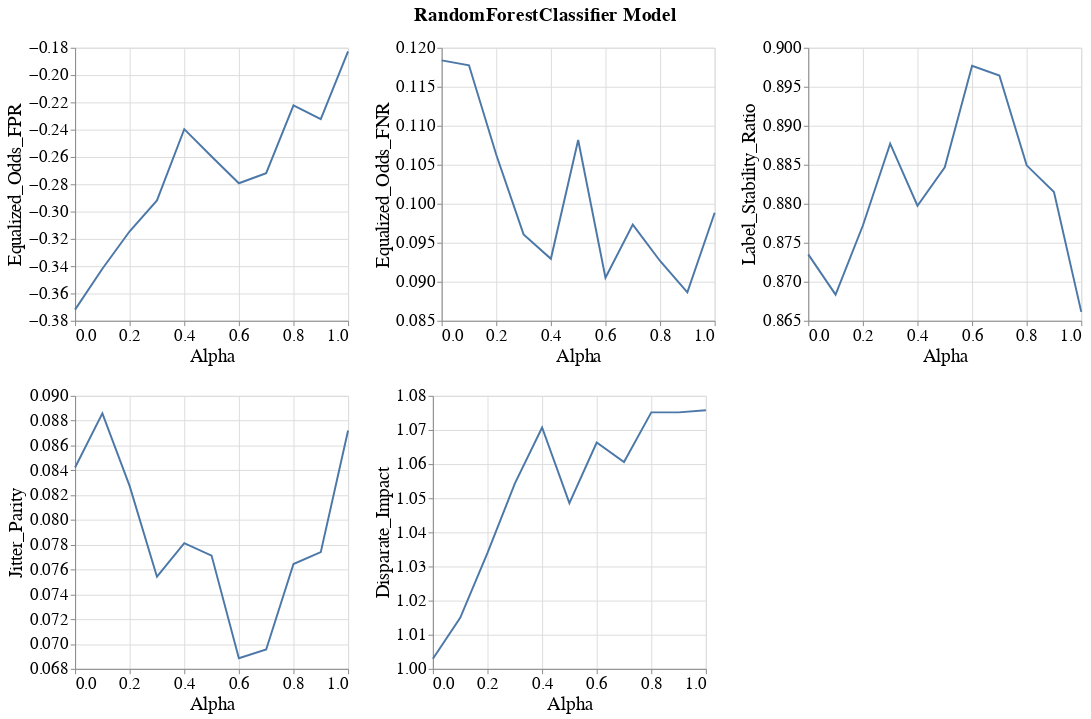

Here is the notebook cell this chart was saved with:
### Markdown cell above
### Line band plots for group metrics

### Code cell
visualizer.create_group_metrics_line_band_plot(group='race',
                                               model_name=MODEL_NAMES[0],
                                               group_metrics=['Equalized_Odds_FPR', 'Equalized_Odds_FNR', 'Label_Stability_Ratio',
                                                              'Jitter_Parity', 'Disparate_Impact'])

### Figure 1 — Vega-Lite specification as saved in the notebook (floating-point values rounded to 4 significant figures)
{"config": {"view": {"continuousWidth": 400, "continuousHeight": 300}, "axis": {"labelFontSize": 17, "labelFontWeight": "normal", "titleFontSize": 19, "titleFontWeight": "normal"}, "legend": {"labelFontSize": 17, "symbolStrokeWidth": 10, "titleFontSize": 19}, "title": {"fontSize": 17}}, "vconcat": [{"hconcat": [{"layer": [{"mark": {"type": "errorband", "extent": "ci"}, "encoding": {"x": {"field": "Intervention_Param", "title": "Alpha", "type": "quantitative"}, "y": {"field": "Metric_Value", "scale": {"zero": false}, "title": "Equalized_Odds_FPR", "type": "quantitative"}}}, {"mark": "line", "encoding": {"x": {"field": "Intervention_Param", "title": "Alpha", "type": "quantitative"}, "y": {"aggregate": "mean", "field": "Metric_Value", "scale": {"zero": false}, "title": "Equalized_Odds_FPR", "type": "quantitative"}}}], "height": 280, "width": 280}, {"layer": [{"mark": {"type": "errorband", "extent": "ci"}, "encoding": {"x": {"field": "Intervention_Param", "title": "Alpha", "type": "quantitative"}, "y": {"field": "Metric_Value", "scale": {"zero": false}, "title": "Equalized_Odds_FNR", "type": "quantitative"}}}, {"mark": "line", "encoding": {"x": {"field": "Intervention_Param", "title": "Alpha", "type": "quantitative"}, "y": {"aggregate": "mean", "field": "Metric_Value", "scale": {"zero": false}, "title": "Equalized_Odds_FNR", "type": "quantitative"}}}], "data": {"name": "data-961474a4ee6b6e6e101d93bd940ed469"}, "height": 280, "width": 280}, {"layer": [{"mark": {"type": "errorband", "extent": "ci"}, "encoding": {"x": {"field": "Intervention_Param", "title": "Alpha", "type": "quantitative"}, "y": {"field": "Metric_Value", "scale": {"zero": false}, "title": "Label_Stability_Ratio", "type": "quantitative"}}}, {"mark": "line", "encoding": {"x": {"field": "Intervention_Param", "title": "Alpha", "type": "quantitative"}, "y": {"aggregate": "mean", "field": "Metric_Value", "scale": {"zero": false}, "title": "Label_Stability_Ratio", "type": "quantitative"}}}], "data": {"name": "data-d7785d93d75ac89b774b2b6f7586d4ba"}, "height": 280, "width": 280}]}, {"hconcat": [{"layer": [{"mark": {"type": "errorband", "extent": "ci"}, "encoding": {"x": {"field": "Intervention_Param", "title": "Alpha", "type": "quantitative"}, "y": {"field": "Metric_Value", "scale": {"zero": false}, "title": "Jitter_Parity", "type": "quantitative"}}}, {"mark": "line", "encoding": {"x": {"field": "Intervention_Param", "title": "Alpha", "type": "quantitative"}, "y": {"aggregate": "mean", "field": "Metric_Value", "scale": {"zero": false}, "title": "Jitter_Parity", "type": "quantitative"}}}], "height": 280, "width": 280}, {"layer": [{"mark": {"type": "errorband", "extent": "ci"}, "encoding": {"x": {"field": "Intervention_Param", "title": "Alpha", "type": "quantitative"}, "y": {"field": "Metric_Value", "scale": {"zero": false}, "title": "Disparate_Impact", "type": "quantitative"}}}, {"mark": "line", "encoding": {"x": {"field": "Intervention_Param", "title": "Alpha", "type": "quantitative"}, "y": {"aggregate": "mean", "field": "Metric_Value", "scale": {"zero": false}, "title": "Disparate_Impact", "type": "quantitative"}}}], "data": {"name": "data-95da2482c4cb33b8262a6c81f09cf94d"}, "height": 280, "width": 280}], "data": {"name": "data-ef9247127c1f4448986482695d911acf"}}], "data": {"name": "data-a131ccd9b86c28349147f36b688adcc5"}, "title": {"text": "RandomForestClassifier Model", "anchor": "middle", "dy": -10, "fontSize": 20}, "$schema": "https://vega.github.io/schema/vega-lite/v4.17.0.json", "datasets": {"data-a131ccd9b86c28349147f36b688adcc5": [{"Metric": "Equalized_Odds_FPR", "Model_Name": "RandomForestClassifier", "Experiment_Iteration": "Exp_iter_1", "Intervention_Param": 0.8, "Group": "race", "Metric_Value": -0.2222}, {"Metric": "Equalized_Odds_FPR", "Model_Name": "RandomForestClassifier", "Experiment_Iteration": "Exp_iter_1", "Intervention_Param": 0.3, "Group": "race", "Metric_Value": -0.2919}, {"Metric": "Equalized_Odds_FPR", "Model_Name": "RandomForestClassifier", "Experiment_Iteration": "Exp_iter_1", "Intervention_Param": 0.7, "Group": "race", "Metric_Value": -0.2719}, {"Metric": "Equalized_Odds_FPR", "Model_Name": "RandomForestClassifier", "Experiment_Iteration": "Exp_iter_1", "Intervention_Param": 1.0, "Group": "race", "Metric_Value": -0.1826}, {"Metric": "Equalized_Odds_FPR", "Model_Name": "RandomForestClassifier", "Experiment_Iteration": "Exp_iter_1", "Intervention_Param": 0.4, "Group": "race", "Metric_Value": -0.2396}, {"Metric": "Equalized_Odds_FPR", "Model_Name": "RandomForestClassifier", "Experiment_Iteration": "Exp_iter_1", "Intervention_Param": 0.1, "Group": "race", "Metric_Value": -0.3419}, {"Metric": "Equalized_Odds_FPR", "Model_Name": "RandomForestClassifier", "Experiment_Iteration": "Exp_iter_1", "Intervention_Param": 0.9, "Group": "race", "Metric_Value": -0.2322}, {"Metric": "Equalized_Odds_FPR", "Model_Name": "RandomForestClassifier", "Experiment_Iteration": "Exp_iter_1", "Intervention_Param": 0.2, "Group": "race", "Metric_Value": -0.3144}, {"Metric": "Equalized_Odds_FPR", "Model_Name": "RandomForestClassifier", "Experiment_Iteration": "Exp_iter_1", "Intervention_Param": 0.5, "Group": "race", "Metric_Value": -0.2596}, {"Metric": "Equalized_Odds_FPR", "Model_Name": "RandomForestClassifier", "Experiment_Iteration": "Exp_iter_1", "Intervention_Param": 0.0, "Group": "race", "Metric_Value": -0.3719}, {"Metric": "Equalized_Odds_FPR", "Model_Name": "RandomForestClassifier", "Experiment_Iteration": "Exp_iter_1", "Intervention_Param": 0.6, "Group": "race", "Metric_Value": -0.2793}], "data-961474a4ee6b6e6e101d93bd940ed469": [{"Metric": "Equalized_Odds_FNR", "Model_Name": "RandomForestClassifier", "Experiment_Iteration": "Exp_iter_1", "Intervention_Param": 0.8, "Group": "race", "Metric_Value": 0.09267}, {"Metric": "Equalized_Odds_FNR", "Model_Name": "RandomForestClassifier", "Experiment_Iteration": "Exp_iter_1", "Intervention_Param": 0.3, "Group": "race", "Metric_Value": 0.09607}, {"Metric": "Equalized_Odds_FNR", "Model_Name": "RandomForestClassifier", "Experiment_Iteration": "Exp_iter_1", "Intervention_Param": 0.7, "Group": "race", "Metric_Value": 0.09732}, {"Metric": "Equalized_Odds_FNR", "Model_Name": "RandomForestClassifier", "Experiment_Iteration": "Exp_iter_1", "Intervention_Param": 1.0, "Group": "race", "Metric_Value": 0.09885}, {"Metric": "Equalized_Odds_FNR", "Model_Name": "RandomForestClassifier", "Experiment_Iteration": "Exp_iter_1", "Intervention_Param": 0.4, "Group": "race", "Metric_Value": 0.09294}, {"Metric": "Equalized_Odds_FNR", "Model_Name": "RandomForestClassifier", "Experiment_Iteration": "Exp_iter_1", "Intervention_Param": 0.1, "Group": "race", "Metric_Value": 0.1178}, {"Metric": "Equalized_Odds_FNR", "Model_Name": "RandomForestClassifier", "Experiment_Iteration": "Exp_iter_1", "Intervention_Param": 0.9, "Group": "race", "Metric_Value": 0.08863}, {"Metric": "Equalized_Odds_FNR", "Model_Name": "RandomForestClassifier", "Experiment_Iteration": "Exp_iter_1", "Intervention_Param": 0.2, "Group": "race", "Metric_Value": 0.1063}, {"Metric": "Equalized_Odds_FNR", "Model_Name": "RandomForestClassifier", "Experiment_Iteration": "Exp_iter_1", "Intervention_Param": 0.5, "Group": "race", "Metric_Value": 0.1082}, {"Metric": "Equalized_Odds_FNR", "Model_Name": "RandomForestClassifier", "Experiment_Iteration": "Exp_iter_1", "Intervention_Param": 0.0, "Group": "race", "Metric_Value": 0.1184}, {"Metric": "Equalized_Odds_FNR", "Model_Name": "RandomForestClassifier", "Experiment_Iteration": "Exp_iter_1", "Intervention_Param": 0.6, "Group": "race", "Metric_Value": 0.09051}], "data-d7785d93d75ac89b774b2b6f7586d4ba": [{"Metric": "Label_Stability_Ratio", "Model_Name": "RandomForestClassifier", "Experiment_Iteration": "Exp_iter_1", "Intervention_Param": 0.8, "Group": "race", "Metric_Value": 0.8849}, {"Metric": "Label_Stability_Ratio", "Model_Name": "RandomForestClassifier", "Experiment_Iteration": "Exp_iter_1", "Intervention_Param": 0.3, "Group": "race", "Metric_Value": 0.8877}, {"Metric": "Label_Stability_Ratio", "Model_Name": "RandomForestClassifier", "Experiment_Iteration": "Exp_iter_1", "Intervention_Param": 0.7, "Group": "race", "Metric_Value": 0.8964}, {"Metric": "Label_Stability_Ratio", "Model_Name": "RandomForestClassifier", "Experiment_Iteration": "Exp_iter_1", "Intervention_Param": 1.0, "Group": "race", "Metric_Value": 0.8661}, {"Metric": "Label_Stability_Ratio", "Model_Name": "RandomForestClassifier", "Experiment_Iteration": "Exp_iter_1", "Intervention_Param": 0.4, "Group": "race", "Metric_Value": 0.8798}, {"Metric": "Label_Stability_Ratio", "Model_Name": "RandomForestClassifier", "Experiment_Iteration": "Exp_iter_1", "Intervention_Param": 0.1, "Group": "race", "Metric_Value": 0.8683}, {"Metric": "Label_Stability_Ratio", "Model_Name": "RandomForestClassifier", "Experiment_Iteration": "Exp_iter_1", "Intervention_Param": 0.9, "Group": "race", "Metric_Value": 0.8815}, {"Metric": "Label_Stability_Ratio", "Model_Name": "RandomForestClassifier", "Experiment_Iteration": "Exp_iter_1", "Intervention_Param": 0.2, "Group": "race", "Metric_Value": 0.8772}, {"Metric": "Label_Stability_Ratio", "Model_Name": "RandomForestClassifier", "Experiment_Iteration": "Exp_iter_1", "Intervention_Param": 0.5, "Group": "race", "Metric_Value": 0.8847}, {"Metric": "Label_Stability_Ratio", "Model_Name": "RandomForestClassifier", "Experiment_Iteration": "Exp_iter_1", "Intervention_Param": 0.0, "Group": "race", "Metric_Value": 0.8735}, {"Metric": "Label_Stability_Ratio", "Model_Name": "RandomForestClassifier", "Experiment_Iteration": "Exp_iter_1", "Intervention_Param": 0.6, "Group": "race", "Metric_Value": 0.8977}], "data-ef9247127c1f4448986482695d911acf": [{"Metric": "Jitter_Parity", "Model_Name": "RandomForestClassifier", "Experiment_Iteration": "Exp_iter_1", "Intervention_Param": 0.8, "Group": "race", "Metric_Value": 0.07644}, {"Metric": "Jitter_Parity", "Model_Name": "RandomForestClassifier", "Experiment_Iteration": "Exp_iter_1", "Intervention_Param": 0.3, "Group": "race", "Metric_Value": 0.07543}, {"Metric": "Jitter_Parity", "Model_Name": "RandomForestClassifier", "Experiment_Iteration": "Exp_iter_1", "Intervention_Param": 0.7, "Group": "race", "Metric_Value": 0.06956}, {"Metric": "Jitter_Parity", "Model_Name": "RandomForestClassifier", "Experiment_Iteration": "Exp_iter_1", "Intervention_Param": 1.0, "Group": "race", "Metric_Value": 0.0872}, {"Metric": "Jitter_Parity", "Model_Name": "RandomForestClassifier", "Experiment_Iteration": "Exp_iter_1", "Intervention_Param": 0.4, "Group": "race", "Metric_Value": 0.07813}, {"Metric": "Jitter_Parity", "Model_Name": "RandomForestClassifier", "Experiment_Iteration": "Exp_iter_1", "Intervention_Param": 0.1, "Group": "race", "Metric_Value": 0.08859}, {"Metric": "Jitter_Parity", "Model_Name": "RandomForestClassifier", "Experiment_Iteration": "Exp_iter_1", "Intervention_Param": 0.9, "Group": "race", "Metric_Value": 0.07741}, {"Metric": "Jitter_Parity", "Model_Name": "RandomForestClassifier", "Experiment_Iteration": "Exp_iter_1", "Intervention_Param": 0.2, "Group": "race", "Metric_Value": 0.08272}, {"Metric": "Jitter_Parity", "Model_Name": "RandomForestClassifier", "Experiment_Iteration": "Exp_iter_1", "Intervention_Param": 0.5, "Group": "race", "Metric_Value": 0.07713}, {"Metric": "Jitter_Parity", "Model_Name": "RandomForestClassifier", "Experiment_Iteration": "Exp_iter_1", "Intervention_Param": 0.0, "Group": "race", "Metric_Value": 0.08423}, {"Metric": "Jitter_Parity", "Model_Name": "RandomForestClassifier", "Experiment_Iteration": "Exp_iter_1", "Intervention_Param": 0.6, "Group": "race", "Metric_Value": 0.06886}], "data-95da2482c4cb33b8262a6c81f09cf94d": [{"Metric": "Disparate_Impact", "Model_Name": "RandomForestClassifier", "Experiment_Iteration": "Exp_iter_1", "Intervention_Param": 0.8, "Group": "race", "Metric_Value": 1.075}, {"Metric": "Disparate_Impact", "Model_Name": "RandomForestClassifier", "Experiment_Iteration": "Exp_iter_1", "Intervention_Param": 0.3, "Group": "race", "Metric_Value": 1.054}, {"Metric": "Disparate_Impact", "Model_Name": "RandomForestClassifier", "Experiment_Iteration": "Exp_iter_1", "Intervention_Param": 0.7, "Group": "race", "Metric_Value": 1.061}, {"Metric": "Disparate_Impact", "Model_Name": "RandomForestClassifier", "Experiment_Iteration": "Exp_iter_1", "Intervention_Param": 1.0, "Group": "race", "Metric_Value": 1.076}, {"Metric": "Disparate_Impact", "Model_Name": "RandomForestClassifier", "Experiment_Iteration": "Exp_iter_1", "Intervention_Param": 0.4, "Group": "race", "Metric_Value": 1.071}, {"Metric": "Disparate_Impact", "Model_Name": "RandomForestClassifier", "Experiment_Iteration": "Exp_iter_1", "Intervention_Param": 0.1, "Group": "race", "Metric_Value": 1.015}, {"Metric": "Disparate_Impact", "Model_Name": "RandomForestClassifier", "Experiment_Iteration": "Exp_iter_1", "Intervention_Param": 0.9, "Group": "race", "Metric_Value": 1.075}, {"Metric": "Disparate_Impact", "Model_Name": "RandomForestClassifier", "Experiment_Iteration": "Exp_iter_1", "Intervention_Param": 0.2, "Group": "race", "Metric_Value": 1.034}, {"Metric": "Disparate_Impact", "Model_Name": "RandomForestClassifier", "Experiment_Iteration": "Exp_iter_1", "Intervention_Param": 0.5, "Group": "race", "Metric_Value": 1.049}, {"Metric": "Disparate_Impact", "Model_Name": "RandomForestClassifier", "Experiment_Iteration": "Exp_iter_1", "Intervention_Param": 0.0, "Group": "race", "Metric_Value": 1.003}, {"Metric": "Disparate_Impact", "Model_Name": "RandomForestClassifier", "Experiment_Iteration": "Exp_iter_1", "Intervention_Param": 0.6, "Group": "race", "Metric_Value": 1.066}]}}
